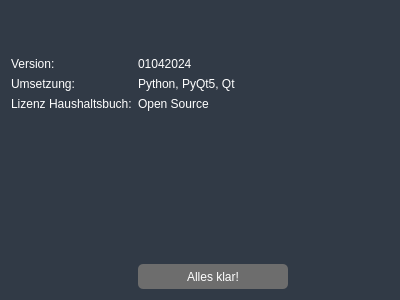
<?xml version="1.0" encoding="UTF-8"?>
<ui version="4.0">
 <class>Dialog</class>
 <widget class="QDialog" name="Dialog">
  <property name="geometry">
   <rect>
    <x>0</x>
    <y>0</y>
    <width>400</width>
    <height>300</height>
   </rect>
  </property>
  <property name="windowTitle">
   <string>Dialog</string>
  </property>
  <property name="styleSheet">
   <string notr="true">background-color: #313a46;
color: #fff;</string>
  </property>
  <layout class="QFormLayout" name="formLayout">
   <item row="1" column="0">
    <widget class="QLabel" name="version_label">
     <property name="text">
      <string>Version:</string>
     </property>
    </widget>
   </item>
   <item row="1" column="1">
    <widget class="QLabel" name="label">
     <property name="text">
      <string>01042024</string>
     </property>
    </widget>
   </item>
   <item row="2" column="0">
    <widget class="QLabel" name="label_2">
     <property name="text">
      <string>Umsetzung:</string>
     </property>
    </widget>
   </item>
   <item row="2" column="1">
    <widget class="QLabel" name="label_3">
     <property name="text">
      <string>Python, PyQt5, Qt</string>
     </property>
    </widget>
   </item>
   <item row="0" column="1">
    <spacer name="verticalSpacer">
     <property name="orientation">
      <enum>Qt::Vertical</enum>
     </property>
     <property name="sizeType">
      <enum>QSizePolicy::Fixed</enum>
     </property>
     <property name="sizeHint" stdset="0">
      <size>
       <width>20</width>
       <height>40</height>
      </size>
     </property>
    </spacer>
   </item>
   <item row="5" column="1">
    <widget class="QPushButton" name="closeButton">
     <property name="sizePolicy">
      <sizepolicy hsizetype="Fixed" vsizetype="Fixed">
       <horstretch>0</horstretch>
       <verstretch>0</verstretch>
      </sizepolicy>
     </property>
     <property name="minimumSize">
      <size>
       <width>150</width>
       <height>25</height>
      </size>
     </property>
     <property name="styleSheet">
      <string notr="true">QPushButton {
	background-color:  #6d6d6d;
	border-radius: 5px;
	color: #ffffff;
}

QPushButton::hover {
	background-color: #e0e1e3;
	color: #ffffff;
}</string>
     </property>
     <property name="text">
      <string>Alles klar!</string>
     </property>
    </widget>
   </item>
   <item row="3" column="0">
    <widget class="QLabel" name="label_4">
     <property name="text">
      <string>Lizenz Haushaltsbuch:</string>
     </property>
    </widget>
   </item>
   <item row="3" column="1">
    <widget class="QLabel" name="label_5">
     <property name="text">
      <string>Open Source</string>
     </property>
    </widget>
   </item>
   <item row="4" column="1">
    <spacer name="verticalSpacer_2">
     <property name="orientation">
      <enum>Qt::Vertical</enum>
     </property>
     <property name="sizeHint" stdset="0">
      <size>
       <width>20</width>
       <height>40</height>
      </size>
     </property>
    </spacer>
   </item>
  </layout>
 </widget>
 <resources/>
 <connections/>
</ui>
